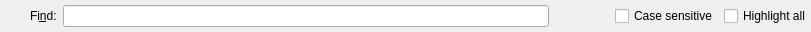
<?xml version="1.0" encoding="UTF-8"?>
<ui version="4.0">
 <class>FindWidget</class>
 <widget class="QWidget" name="FindWidget">
  <property name="geometry">
   <rect>
    <x>0</x>
    <y>0</y>
    <width>811</width>
    <height>32</height>
   </rect>
  </property>
  <property name="windowTitle">
   <string>Find</string>
  </property>
  <layout class="QHBoxLayout" name="horizontalLayout">
   <property name="leftMargin">
    <number>0</number>
   </property>
   <property name="topMargin">
    <number>0</number>
   </property>
   <property name="rightMargin">
    <number>0</number>
   </property>
   <property name="bottomMargin">
    <number>0</number>
   </property>
   <item>
    <widget class="QToolButton" name="closebutton">
     <property name="toolTip">
      <string>Hide search bar</string>
     </property>
     <property name="icon">
      <iconset theme="dialog-close"/>
     </property>
     <property name="autoRaise">
      <bool>true</bool>
     </property>
    </widget>
   </item>
   <item>
    <widget class="QLabel" name="label">
     <property name="text">
      <string>Fi&amp;nd:</string>
     </property>
     <property name="buddy">
      <cstring>findtext</cstring>
     </property>
    </widget>
   </item>
   <item>
    <widget class="KLineEdit" name="findtext"/>
   </item>
   <item>
    <widget class="QToolButton" name="prevbutton">
     <property name="toolTip">
      <string>Find previous</string>
     </property>
     <property name="icon">
      <iconset theme="go-previous"/>
     </property>
     <property name="autoRaise">
      <bool>true</bool>
     </property>
    </widget>
   </item>
   <item>
    <widget class="QToolButton" name="nextbutton">
     <property name="toolTip">
      <string>Find next</string>
     </property>
     <property name="icon">
      <iconset theme="go-next"/>
     </property>
     <property name="autoRaise">
      <bool>true</bool>
     </property>
    </widget>
   </item>
   <item>
    <widget class="QCheckBox" name="casesensitive">
     <property name="text">
      <string>Case sensitive</string>
     </property>
    </widget>
   </item>
   <item>
    <widget class="QCheckBox" name="highlightall">
     <property name="toolTip">
      <string>Highlight all matches</string>
     </property>
     <property name="text">
      <string>Highlight all</string>
     </property>
    </widget>
   </item>
  </layout>
 </widget>
 <customwidgets>
  <customwidget>
   <class>KLineEdit</class>
   <extends>QLineEdit</extends>
   <header>klineedit.h</header>
  </customwidget>
 </customwidgets>
 <resources/>
 <connections/>
</ui>
